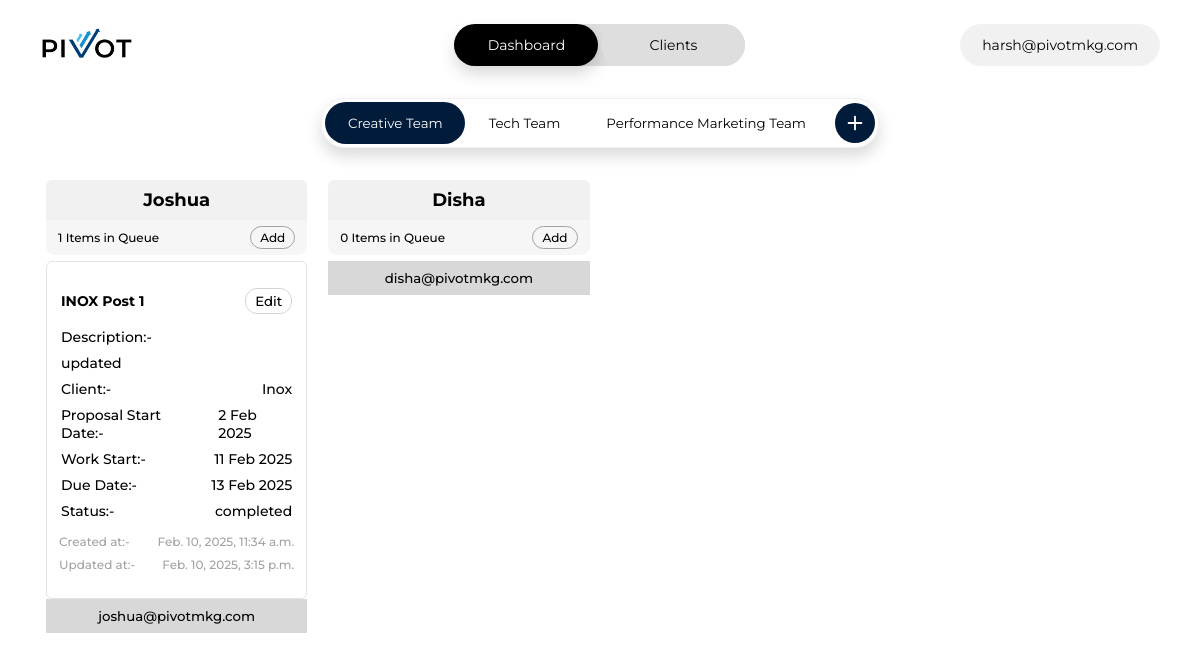
Page / (signed in) on the committed database.
### user/models.py (models this page shows)
class CustomUser(AbstractBaseUser, PermissionsMixin):
    email = models.EmailField(unique=True)
    first_name = models.CharField(max_length=30, blank=True)
    last_name = models.CharField(max_length=30, blank=True)
    is_active = models.BooleanField(default=True)
    is_staff = models.BooleanField(default=False)
    date_joined = models.DateTimeField(auto_now_add=True)
    objects = CustomUserManager()
    USERNAME_FIELD = "email"
    REQUIRED_FIELDS = ["first_name", "last_name"]
    def __str__(self):
        return f"{self.first_name} {self.last_name} ({self.email})"
    class Meta:
        verbose_name = "User"
        verbose_name_plural = "Users"

### webpages/models.py (models this page shows, shortened)
class Team(models.Model):
    class Meta:
        verbose_name = "Team"
        verbose_name_plural = "Teams"
    team_name = models.CharField(max_length=255)
    created_at = models.DateTimeField(auto_now_add=True)
    updated_at = models.DateTimeField(auto_now=True)
    def __str__(self):
        return self.team_name

class TeamMember(models.Model):
    class Meta:
        verbose_name = "Team Member"
        verbose_name_plural = "Team Members"
    team = models.ForeignKey(Team, on_delete=models.CASCADE)
    user = models.ForeignKey(User, on_delete=models.CASCADE)
    def __str__(self):
        return f"{self.user} in {self.team}"

class ClientWork(models.Model):
    class Meta:
        verbose_name = "Client Work"
        verbose_name_plural = "Client Works"
    client = models.ForeignKey(Client, on_delete=models.CASCADE)
    work_name = models.CharField(max_length=255)
    work_description = models.TextField(blank=True, null=True)
    proposal_date = models.DateField(blank=True, null=True)
    work_started_at = models.DateField(blank=True, null=True)
    due_date = models.DateField(blank=True, null=True)
    assign_to = models.ForeignKey(User, models.CASCADE, blank=True, null=True)
    STATUS_CHOICES = [
        ("in_queue", "In queue"),
        ("ongoing", "Ongoing"),
        ("waiting_for_approval", "Waiting for approval"),
        ("completed", "Completed"),
        ("on_hold", "On Hold"),
        ("cancelled", "Cancelled"),
    ]
    status = models.CharField(max_length=255, choices=STATUS_CHOICES, default="pending")
    created_at = models.DateTimeField(auto_now_add=True)
    updated_at = models.DateTimeField(auto_now=True)
    def __str__(self):
        return self.work_name

class Client(models.Model):
    class Meta:
        verbose_name = "Client"
        verbose_name_plural = "Clients"
    client_name = models.CharField(max_length=255)
    created_at = models.DateTimeField(auto_now_add=True)
    updated_at = models.DateTimeField(auto_now=True)

### webpages/views.py (the view)
# urls.py: 2. Add a URL to urlpatterns:  path('', views.home, name='home')
@login_required(login_url=reverse_lazy('login'))
def home(request):
    teamList = models.Team.objects.all()
    print(teamList)
    for team in teamList:
        print(team, "[TEAM]")
        team.teamMembers = models.TeamMember.objects.filter(team=team).order_by("user__first_name")
        for teamMember in team.teamMembers:
            print(teamMember, "+++++")
            teamMemberClientWorkList = models.ClientWork.objects.filter(assign_to=teamMember.user).order_by("-id")
            print(teamMemberClientWorkList, "[teamMemberClientWorkList]")
            teamMember.teamMemberClientWorkList = teamMemberClientWorkList
            teamMember.numberOfClientWork = len(teamMember.teamMemberClientWorkList)
    clientList = models.Client.objects.all()
    context = {
        "teamList":teamList,
        "clientList":clientList
    }
    return render(request, "index.html", context)

### templates/index.html (shortened to what this page needs)
<!DOCTYPE html>
{% load static %}
<html lang="en">
<head>
    <link rel="stylesheet" href="{% static './css/main.css' %}">
    <link rel="stylesheet" href="https://cdn.jsdelivr.net/npm/swiper@11/swiper-bundle.min.css" />
</head>
<body>
    {% include "inc/navbar.html"%}
    <section class="team-section">
        <div class="container">
            <div class="team-nav-bar">
                <span class="nav-bar-tab-indicator"></span>
                {% for team in teamList %}
                <div class="team-nav-bar-item team-nav-bar-item-{{team.id}}">
                    <button class="team-nav-bar-tab" team-id="team{{team.id}}">
                        {{team.team_name}}
                    </button>
                </div>
                {% endfor %}
                <div class="team-nav-bar-item">
                    <button class="add-team-btn">
                        <svg xmlns="http://www.w3.org/2000/svg" width="24" height="24" viewBox="0 0 24 24" fill="none"
                            stroke="currentColor" stroke-width="2" stroke-linecap="round" stroke-linejoin="round"
                            class="feather feather-plus">
                            <line x1="12" y1="5" x2="12" y2="19"></line>
                            <line x1="5" y1="12" x2="19" y2="12"></line>
                        </svg>
                    </button>
                </div>
            </div>
            <div class="teams-wrapper">
                {% for team in teamList %}
                <div class="team-wrapper" id="team{{team.id}}">
                    <div class="team creative-team">
                        <div class="swiper">
                            <div class="swiper-wrapper">
                                {% for teamMember in team.teamMembers %}
                                <div class="swiper-slide">
                                    <div class="team-member team-member-1">
                                        <div class="team-member-header">
                                            <h1 class="team-member-name">{{teamMember.user.first_name}}</h1>
                                            <small class="number-work">{{teamMember.numberOfClientWork }} Items in Queue
                                                {% if user.email == teamMember.user.email %}
                                                    <span class="add-work-btn">Add</span>
                                                {% elif user.is_superuser %}
                                                    <span class="add-work-btn">Add</span>
                                                {% endif %}
                                            </small>
                                        </div>
                                        <div class="team-member-work-list">
                                            {% for teamMemberClientWork in teamMember.teamMemberClientWorkList %}
                                            <figure class="team-member-work-card">
                                                <figcaption class="team-member-work-card-info-wrapper">
                                                    <h1
                                                        class="team-member-work-card-info-item team-member-work-card-info-title">
                                                        {{teamMemberClientWork.work_name}}
                                                        {% if user.email == teamMember.user.email or user.is_superuser %}
                                                        <button work-title="{{teamMemberClientWork.work_name}}"
                                                            client-id="{{teamMemberClientWork.client.id}}"
                                                            proposal-start-date="{{teamMemberClientWork.proposal_date|date:'Y-m-d'}}"
                                                            work-start-date="{{teamMemberClientWork.work_started_at|date:'Y-m-d'}}"
                                                            due-date="{{teamMemberClientWork.due_date|date:'Y-m-d'}}"
                                                            status="{{teamMemberClientWork.status}}"
                                                            client-work-id="{{teamMemberClientWork.id}}"
                                                            team-member-email="{{teamMemberClientWork.assign_to.email}}"
                                                            work-description=" {{teamMemberClientWork.work_description}}"
                                                            class="edit-team-member-work-card">
                                                            Edit
                                                        </button>
                                                        {% endif %}
                                                    </h1>
                                                    <p class="team-member-work-card-info-item">
                                                        Description:-
                                                    </p>
                                                    <p class="team-member-work-card-info-item team-member-work-card-info-item-description">
                                                        {{teamMemberClientWork.work_description}}
                                                    </p>
                                                    <p
                                                        class="team-member-work-card-info-item team-member-work-card-info-item-client">
                                                        Client:-
                                                        <span>
                                                            {{teamMemberClientWork.client.client_name}}
                                                        </span>
                                                    </p>
                                                    <p
                                                        class="team-member-work-card-info-item team-member-work-card-info-item-proposal-start-date">
                                                        Proposal Start Date:-
                                                        <span>
                                                            {{teamMemberClientWork.proposal_date|date:"j M Y"}}</span>
                                                    </p>
                                                    <p
                                                        class="team-member-work-card-info-item team-member-work-card-info-item-work-start">
                                                        Work Start:- <span>
                                                            {{teamMemberClientWork.work_started_at|date:"j M Y"}}</span>
                                                    </p>
                                                    <p
                                                        class="team-member-work-card-info-item team-member-work-card-info-item-due-date">
                                                        Due Date:-
                                                        <span>{{teamMemberClientWork.due_date|date:"j M Y"}}</span>
                                                    </p>
                                                    <p
                                                        class="team-member-work-card-info-item team-member-work-card-info-item-status">
                                                        Status:-
                                                        <span class="status-indicator-wrapper">
                                                            {{teamMemberClientWork.status}}
                                                        </span>
                                                    </p>
                                                    <div class="datetimestamp-wrapper">
                                                        <p
                                                            class="team-member-work-card-info-item team-member-work-card-info-item-created-at">
                                                            Created at:- <span class="date-time-stamp">
                                                                {{teamMemberClientWork.created_at}}
                                                            </span></p>
                                                        <p
                                                            class="team-member-work-card-info-item team-member-work-card-info-item-updated-at">
                                                            Updated at:- <span
                                                                class="date-time-stamp">{{teamMemberClientWork.updated_at}}</span>
                                                        </p>
                                                    </div>
                                                </figcaption>
                                            </figure>
                                            {% endfor %}
                                        </div>
                                        <small class="team-member-email-id">{{teamMember.user.email}}</small>
                                    </div>
                                </div>
                                {% endfor %}
                            </div>
                        </div>
                    </div>
                </div>
                {% endfor %}
            </div>
        </div>
    </section>
</body>
</html>

### templates/inc/navbar.html (shortened to what this page needs)
{% load static %}
<div class="navbar">
    <div class="container">
        <a href="{% url 'webpages-home' %}" class="navbar-brand-link">
            <img class="navbar-brand" src="{% static './img/Final_logo.png' %}" alt="" srcset="">
        </a>
        <nav>
            <ul class="primary-nav">
                <li class="nav-item">
                    <a href="#" class="nav-link nav-link-active">Dashboard</a>
                </li>
                <li class="nav-item">
                    <a href="#" class="nav-link">Clients</a>
                </li>
            </ul>
        </nav>
        <ul class="secondary-nav">
            <li class="nav-item">
                <a href="#" class="nav-link nav-link-user">
                        {{user.email}}
                </a>
            </li>
        </ul>
    </div>
</div>

### rows in the picture
CustomUser: email "harsh@pivotmkg.com"
Team: team_name "Creative Team"
Team: team_name "Tech Team"
Team: team_name "Performance Marketing Team"
TeamMember: user.first_name "Joshua", numberOfClientWork "1", shows "Add", user.email "joshua@pivotmkg.com"
ClientWork: work_name "INOX Post 1", work_description "updated", client.client_name "Inox", proposal_date "2 Feb 2025", work_started_at "11 Feb 2025", due_date "13 Feb 2025", status "completed", created_at "Feb. 10, 2025, 11:34 a.m.", updated_at "Feb. 10, 2025, 3:15 p.m."
TeamMember: user.first_name "Disha", numberOfClientWork "0", shows "Add", user.email "disha@pivotmkg.com"
